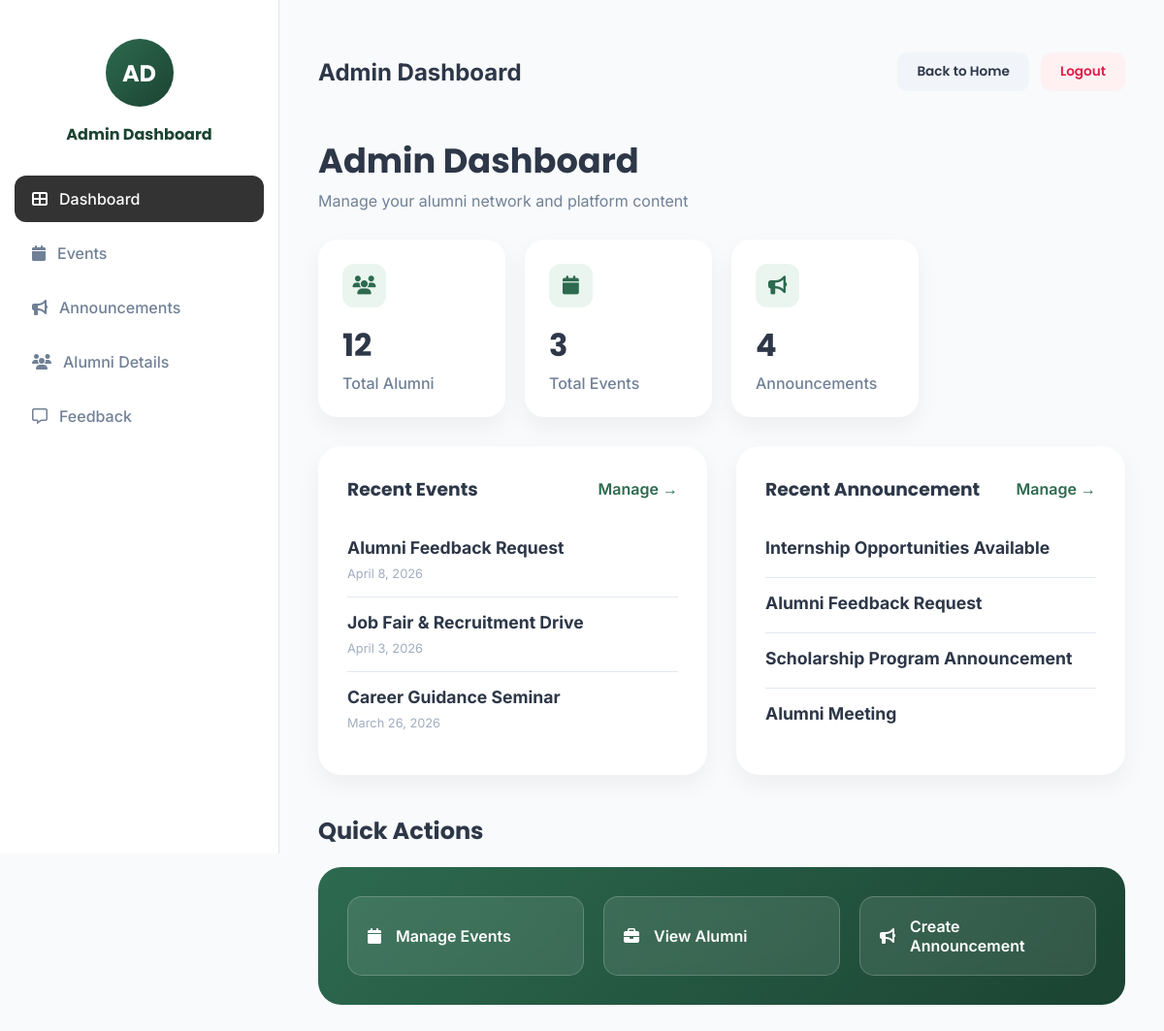
Screenshot of /alumni_app/admin-dashboard/ (signed in) with the database file from the repository.
### Alumni_app/models.py (models this page shows, shortened)
class Event(models.Model):
    title = models.CharField(max_length=200)
    description = models.TextField()
    date = models.DateField()
    image_url = models.URLField(blank=True, null=True)
    created_by = models.ForeignKey(User, on_delete=models.CASCADE, null=True, blank=True)
    is_approved = models.BooleanField(default=False)
    is_rejected = models.BooleanField(default=False)

class Announcement(models.Model):
    title = models.CharField(max_length=200)
    message = models.TextField()
    image_url = models.URLField(blank=True)
    posted_on = models.DateField(auto_now_add=True)

### Alumni_app/views.py (the view)
# urls.py: path('admin-dashboard/', views.admin_dashboard, name='admin_dashboard'),
@login_required
def admin_dashboard(request):
    total_alumni = Profile.objects.filter(role="alumni").count()
    total_events = Event.objects.count()
    total_announcements = Announcement.objects.count()
    recent_events = Event.objects.order_by('-date')[:5]
    recent_announcements = Announcement.objects.order_by('-posted_on')[:5]
    return render(request,"admin_dashboard.html",{
        "total_alumni": total_alumni,
        "total_events": total_events,
        "total_announcements": total_announcements,
        "recent_events": recent_events,
        "recent_announcements": recent_announcements
    })

### Alumni_app/templates/admin_dashboard.html (shortened to what this page needs)
{% load static %}
<!doctype html>
<html>
	<head>
		<link
			rel="stylesheet"
			href="https://cdnjs.cloudflare.com/ajax/libs/font-awesome/6.5.1/css/all.min.css"
		/>
		<link rel="stylesheet" href="{% static 'admin_dashboard.css' %}" />
	</head>
	<body>
		<div class="dashboard-container">
			<aside class="sidebar">
				<div class="profile">
					<div class="avatar">AD</div>
					<p>Admin Dashboard</p>
				</div>
				<nav>
					<a href="{% url 'admin_dashboard' %}" class="active">
						<i class="fa-solid fa-table-cells-large"></i> Dashboard
					</a>
					<a href="{% url 'admin_events' %}">
						<i class="fa-solid fa-calendar"></i> Events
					</a>
					<a href="{% url 'admin_announcements' %}">
						<i class="fa-solid fa-bullhorn"></i> Announcements
					</a>
					<a href="{% url 'admin_view_alumni' %}">
						<i class="fa-solid fa-users"></i> Alumni Details
					</a>
					<a href="{% url 'admin_feedback' %}">
						<i class="fa-regular fa-message"></i> Feedback
					</a>
				</nav>
			</aside>
			<main class="main-content">
				<div class="topbar">
					<div class="page-title">
						<h2>Admin Dashboard</h2>
					</div>
					<div class="top-actions">
						<a href="{% url 'index' %}">Back to Home</a>
						<a href="{% url 'logout' %}">Logout</a>
					</div>
				</div>
				<div class="page-header">
					<h1>Admin Dashboard</h1>
					<p>Manage your alumni network and platform content</p>
				</div>
				<div class="stats-grid">
					<div class="stat-card">
						<div class="stat-icon">
							<i class="fa-solid fa-users"></i>
						</div>
						<h2>{{ total_alumni }}</h2>
						<p>Total Alumni</p>
					</div>
					<div class="stat-card">
						<div class="stat-icon">
							<i class="fa-solid fa-calendar"></i>
						</div>
						<h2>{{ total_events }}</h2>
						<p>Total Events</p>
					</div>
					<div class="stat-card">
						<div class="stat-icon">
							<i class="fa-solid fa-bullhorn"></i>
						</div>
						<h2>{{ total_announcements }}</h2>
						<p>Announcements</p>
					</div>
				</div>
				<div class="content-grid">
					<div class="card">
						<div class="card-header">
							<h3>Recent Events</h3>
							<a href="{% url 'admin_events' %}">Manage →</a>
						</div>
						<div class="card-body">
							{% for event in recent_events %}
							<div class="list-item">
								<h4>{{ event.title }}</h4>
								<span>{{ event.date }}</span>
							</div>
							{% endfor %}
						</div>
					</div>
					<div class="card">
						<div class="card-header">
							<h3>Recent Announcement</h3>
							<a href="{% url 'admin_announcements' %}">Manage →</a>
						</div>
						<div class="card-body">
							{% for announce in recent_announcements %}
							<div class="list-item">
								<h4>{{ announce.title }}</h4>
							</div>
							{% endfor %}
						</div>
					</div>
				</div>
				<div class="quick-actions">
					<h2>Quick Actions</h2>
					<div class="actions-grid">
						<a href="{% url 'admin_events' %}" class="action-btn">
							<i class="fa-solid fa-calendar"></i>
							Manage Events
						</a>
						<a href="{% url 'admin_view_alumni' %}" class="action-btn">
							<i class="fa-solid fa-briefcase"></i>
							View Alumni
						</a>
				 <a href="{% url 'admin_announcements' %}" class="action-btn">
							<i class="fa-solid fa-bullhorn"></i>
							Create Announcement
						</a>
					</div>
				</div>
			</main>
		</div>
	</body>
</html>

### Alumni_app/static/admin_dashboard.css (style rules this page uses)
:root { --primary-green: #2d6a4f; --primary-dark: #1b4332; --accent-mint: #eaf5f0; --white: #ffffff; --text-main: #2d3748; --text-muted: #718096; --bg-light: #f8fafb; --border-color: #e2e8f0; --card-shadow: 0 10px 25px rgba(0, 0, 0, 0.05); }
body { font-family: 'Inter', sans-serif; background-color: var(--bg-light); margin: 0; color: var(--text-main); }
.dashboard-container { display: flex; min-height: 100vh; }
.sidebar { width: 260px; background: var(--white); border-right: 1px solid var(--border-color); padding: 40px 15px; position: sticky; top: 0; height: 100vh; }
.avatar { width: 70px; height: 70px; background: linear-gradient(135deg, var(--primary-green), var(--primary-dark)); color: white; border-radius: 50%; display: flex; align-items: center; justify-content: center; font-size: 1.5rem; font-weight: 700; margin: 0 auto 15px; font-family: 'Poppins'; }
.profile p { text-align: center; font-family: 'Poppins'; font-weight: 700; margin-bottom: 30px; color: var(--primary-dark); }
.sidebar nav a { display: flex; align-items: center; gap: 12px; padding: 14px 18px; color: var(--text-muted); text-decoration: none; border-radius: 12px; margin-bottom: 8px; transition: 0.3s; font-weight: 500; }
.sidebar nav a:hover, .sidebar nav a.active { background: var(--accent-mint); color: var(--primary-green); }
.sidebar nav a.active { background: #333; color: white; }
.main-content { flex-grow: 1; padding: 40px; }
.topbar { display: flex; justify-content: space-between; align-items: center; margin-bottom: 30px; }
.top-actions { display: flex; gap: 12px; }
.top-actions a { text-decoration: none; font-size: 0.85rem; font-weight: 600; padding: 10px 20px; border-radius: 10px; transition: 0.3s; font-family: 'Poppins'; }
.top-actions a:first-child { background: #f1f5f9; color: var(--text-main); }
.top-actions a:last-child { background: #fff1f2; color: #e11d48; }
.page-header h1 { font-family: 'Poppins'; font-size: 2.2rem; margin: 0; }
.page-header p { color: var(--text-muted); margin-top: 5px; }
.stats-grid { display: grid; grid-template-columns: repeat(4, 1fr); gap: 20px; margin: 30px 0; }
.stat-card { background: var(--white); padding: 25px; border-radius: 20px; box-shadow: var(--card-shadow); text-align: left; transition: 0.3s; }
.stat-icon { width: 45px; height: 45px; background: var(--accent-mint); color: var(--primary-green); border-radius: 12px; display: flex; align-items: center; justify-content: center; font-size: 1.2rem; margin-bottom: 15px; }
.stat-card h2 { font-family: 'Poppins'; font-size: 2rem; margin: 0; }
.stat-card p { color: var(--text-muted); margin: 5px 0 0; font-weight: 500; }
.content-grid { display: grid; grid-template-columns: 1fr 1fr; gap: 30px; margin-bottom: 40px; }
.card { background: var(--white); border-radius: 24px; padding: 30px; box-shadow: var(--card-shadow); }
.card-header { display: flex; justify-content: space-between; align-items: center; margin-bottom: 20px; }
.card-header h3 { font-family: 'Poppins'; margin: 0; }
.card-header a { color: var(--primary-green); text-decoration: none; font-weight: 600; }
.list-item { padding: 15px 0; border-bottom: 1px solid var(--border-color); }
.list-item:last-child { border-bottom: none; }
.list-item h4 { margin: 0 0 5px; font-size: 1.1rem; }
.list-item span { font-size: 0.8rem; color: #a0aec0; }
.quick-actions h2 { font-family: 'Poppins'; margin-bottom: 20px; }
.actions-grid { display: grid; grid-template-columns: repeat(3, 1fr); gap: 20px; background: linear-gradient(135deg, var(--primary-green), var(--primary-dark)); padding: 30px; border-radius: 24px; }
.action-btn { background: rgba(255, 255, 255, 0.1); color: var(--white); text-decoration: none; padding: 20px; border-radius: 15px; display: flex; align-items: center; gap: 15px; font-weight: 600; backdrop-filter: blur(10px); transition: 0.3s; border: 1px solid rgba(255, 255, 255, 0.2); }

### rows the page displays
Event: title "Alumni Feedback Request", date "April 8, 2026"
Event: title "Job Fair & Recruitment Drive", date "April 3, 2026"
Event: title "Career Guidance Seminar", date "March 26, 2026"
Announcement: title "Internship Opportunities Available"
Announcement: title "Alumni Feedback Request"
Announcement: title "Scholarship Program Announcement"
Announcement: title "Alumni Meeting"

### other values shown
{{ total_alumni }} "12"
{{ total_events }} "3"
{{ total_announcements }} "4"
